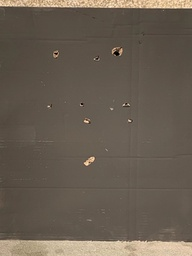
#> input picture images2/1.jpeg, 192 x 256 px, shrunk from 1280 x 1706 before the run
$ python matchDiff.py --source_image ../images2/1.jpeg --target_image ../images2/17.jpeg
#> lines starting #> are read from the running program, lines starting #| are printed output that depends on the picture; after the words box and inside, x2 and y2 are one past the last pixel; in counts of white or black regions, pixels touching at a corner belong together
#-*- codeing = utf-8 -*-
#@Time : 2021-12-28 15:25
#@Author : Jasmine
#@File : matchDiff.py
#@Software : PyCharm


import cv2
import numpy as np
from matplotlib import pyplot as plt
import argparse

def matchAB(fileA, fileB):
    # 读取图像数据
#> called with fileA = '../images2/1.jpeg', fileB = '../images2/17.jpeg'
    imgA = cv2.imread(fileA)
#> imgA is the input picture: shape (256, 192, 3); mean B, G, R 81.7, 94, 104.8
    imgB = cv2.imread(fileB)
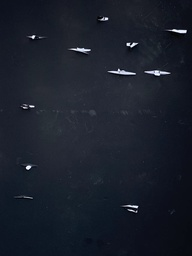
#> input picture images2/17.jpeg, 192 x 256 px, shrunk from 1280 x 1706 before the run
#> imgB is the input picture: shape (256, 192, 3); mean B, G, R 42.2, 31, 25.8


    # image灰度化->GrayImage
    grayImageA = cv2.cvtColor(imgA, cv2.COLOR_BGR2GRAY)
    grayImageB = cv2.cvtColor(imgB, cv2.COLOR_BGR2GRAY)

    # 进行阈值分割,将弹孔与背景分割
    ret1, thresh1 = cv2.threshold(grayImageA, 85, 255, cv2.THRESH_BINARY_INV)
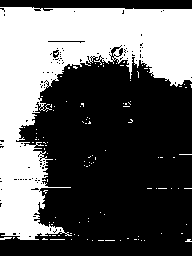
#> thresh1: shape (256, 192); 37.9% white; 112 white regions (110 under 20 px), largest, box (x1, y1, x2, y2) and area: (0, 7, 192, 240) 18329, (0, 237, 12, 240) 24

    # 开运算 先腐蚀后膨胀->opening
    kernel = np.ones((3, 3), np.uint8)
    dilateA = cv2.dilate(thresh1, kernel)
#> dilateA: shape (256, 192); 43.7% white; 38 white regions (23 under 20 px), largest, box (x1, y1, x2, y2) and area: (0, 6, 192, 241) 20658, (83, 154, 97, 168) 87, (122, 100, 132, 108) 66
    # cv2.imshow('dilateA', dilateA)


    # 进行阈值分割,将弹孔与背景分割
    ret2, thresh2 = cv2.threshold(grayImageB, 85, 255, cv2.THRESH_BINARY_INV)
#> thresh2: shape (256, 192); 99.1% white; 16 black regions (8 under 20 px), largest, box (x1, y1, x2, y2) and area: (108, 69, 136, 75) 82, (144, 70, 170, 76) 81, (69, 47, 91, 53) 60

    # 开运算 先腐蚀后膨胀->opening
    kernel = np.ones((3, 3), np.uint8)
    dilateB = cv2.dilate(thresh2, kernel)
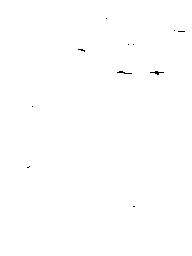
#> dilateB: shape (256, 192); 99.9% white; black in thin lines or dots, all inside (x1, y1, x2, y2) = (27, 18, 185, 207)
    # cv2.imshow('dilateB', dilateB)


    # 获取图片A的大小
    height, width = dilateA.shape
#> height = 256; width = 192

    # 取局部图像，寻找匹配位置
    result_window = np.zeros((height, width), dtype=dilateB.dtype)
    for start_y in range(0, height-100, 10):
        for start_x in range(0, width-100, 10):
            window = dilateB[start_y:start_y+100, start_x:start_x+100]
            match = cv2.matchTemplate(dilateA, window, cv2.TM_CCOEFF_NORMED)
            _, _, _, max_loc = cv2.minMaxLoc(match)
            matched_window = dilateB[max_loc[1]:max_loc[1]+100, max_loc[0]:max_loc[0]+100]
            result = cv2.absdiff(matched_window, window)
            result_window[start_y:start_y+100, start_x:start_x+100] = result
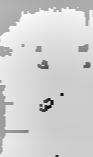
#> match: shape (157, 93) float32; min -0.0753, max 0.0213, mean 0.00411; drawn with min black and max white
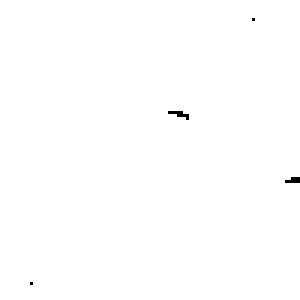
#> matched_window: shape (100, 100) (shown 3 times larger); 99.8% white; black in thin lines or dots, all inside (x1, y1, x2, y2) = (10, 6, 100, 95)
#> result_window: shape (256, 192); 0.19% white in thin lines or dots, all inside (x1, y1, x2, y2) = (27, 18, 190, 245)
    plt.imshow(result_window)
    plt.show()


    # 用四边形圈出不同部分
    _, result_window_bin = cv2.threshold(result_window, 10, 255, cv2.THRESH_BINARY)
    contours, _ = cv2.findContours(result_window, cv2.RETR_EXTERNAL, cv2.CHAIN_APPROX_SIMPLE)
#> contours = 17 contours, all with area under 20
    imgC = imgA.copy()
    for contour in contours:
        min = np.nanmin(contour, 0)
        max = np.nanmax(contour, 0)
        loc1 = (min[0][0], min[0][1])
        loc2 = (max[0][0], max[0][1])
        cv2.rectangle(imgC, loc1, loc2, 255, 3)
#> this loop made 17 passes
#> loc2 on passes 1, 6, 7, 11, 12, 13, 15, 16, 17: (100, 244), (174, 156), (32, 106), (133, 44), (128, 44), (122, 44), (174, 30), (158, 19), (106, 18)
#> (loc1, loc2) on passes 2, 3, 4, 8, 9, 10: ((185, 209), (189, 210)), ((133, 206), (134, 206)), ((146, 187), (152, 189)), ((150, 71), (163, 74)), ((117, 71), (131, 73)), ((78, 49), (84, 51))
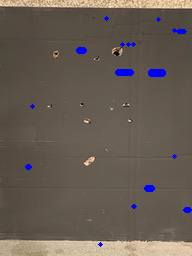
#> imgC: shape (256, 192, 3); 1.29% of pixels changed, all inside (x1, y1, x2, y2) = (25, 16, 192, 247)

    plt.subplot(1, 3, 1), plt.imshow(cv2.cvtColor(imgA, cv2.COLOR_BGR2RGB)), plt.title('A'), plt.xticks([]), plt.yticks([])
    plt.subplot(1, 3, 2), plt.imshow(cv2.cvtColor(imgB, cv2.COLOR_BGR2RGB)), plt.title('B'), plt.xticks([]), plt.yticks([])
    plt.subplot(1, 3, 3), plt.imshow(cv2.cvtColor(imgC, cv2.COLOR_BGR2RGB)), plt.title('Answer'), plt.xticks([]), plt.yticks([])
    plt.show()
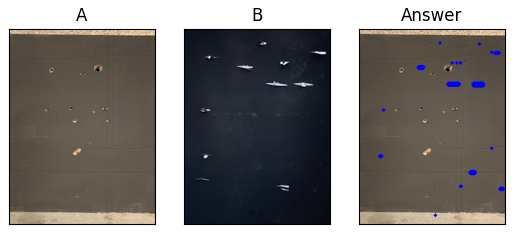
#> figure drawn by matplotlib, 3 panels

if __name__ == '__main__':
    parser = argparse.ArgumentParser()
    parser.add_argument(
        '--source_image',
        type=str,
        default='../img/source.jpg',
        help='source image'
    )

    parser.add_argument(
        '--target_image',
        type=str,
        default='../img/target1.jpg',
        help='target image'
    )

    FLAGS, unparsed = parser.parse_known_args()

    matchAB(FLAGS.source_image, FLAGS.target_image)
